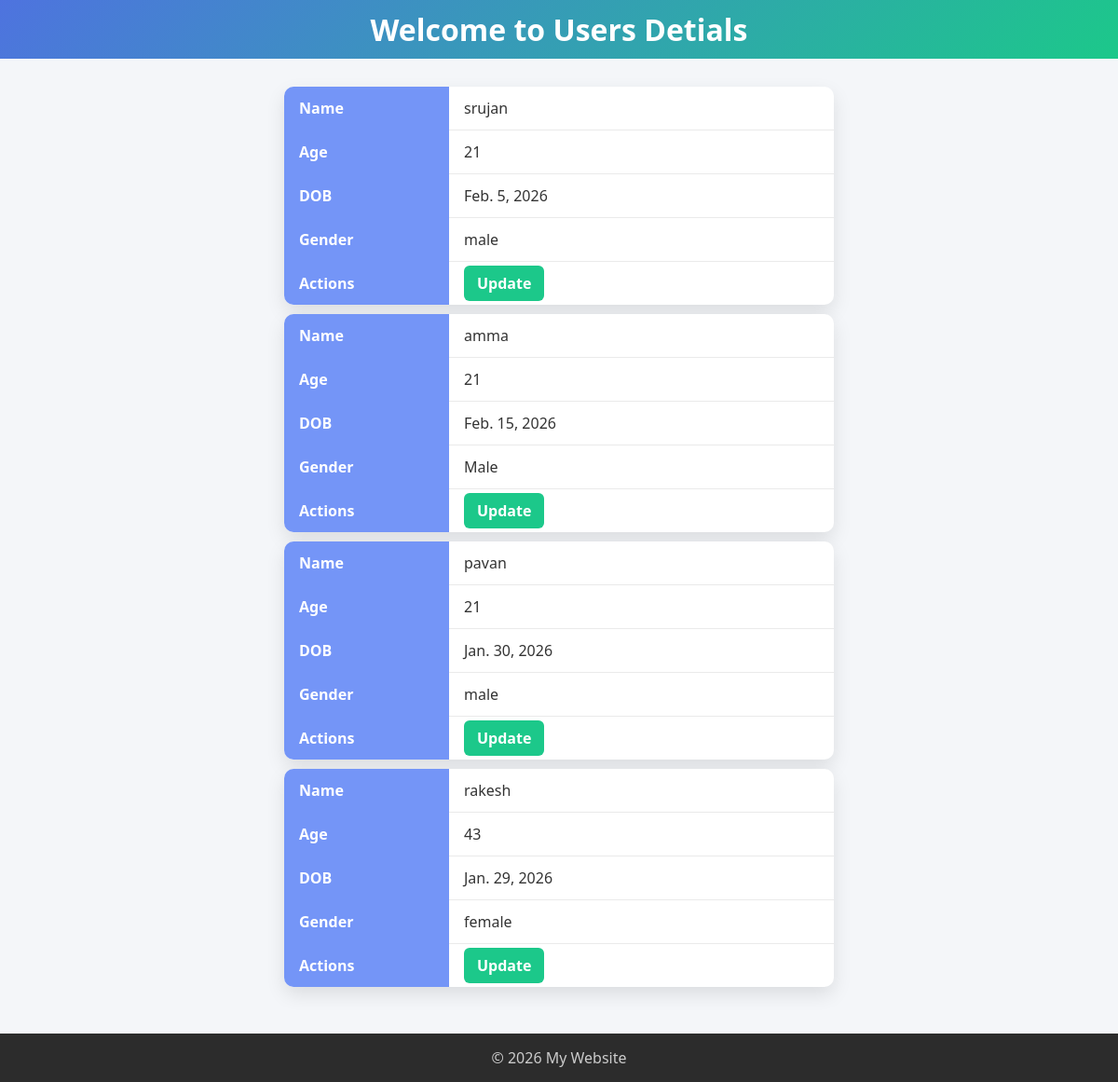
The app's page /karthik/app2/Teachers.html, older data.
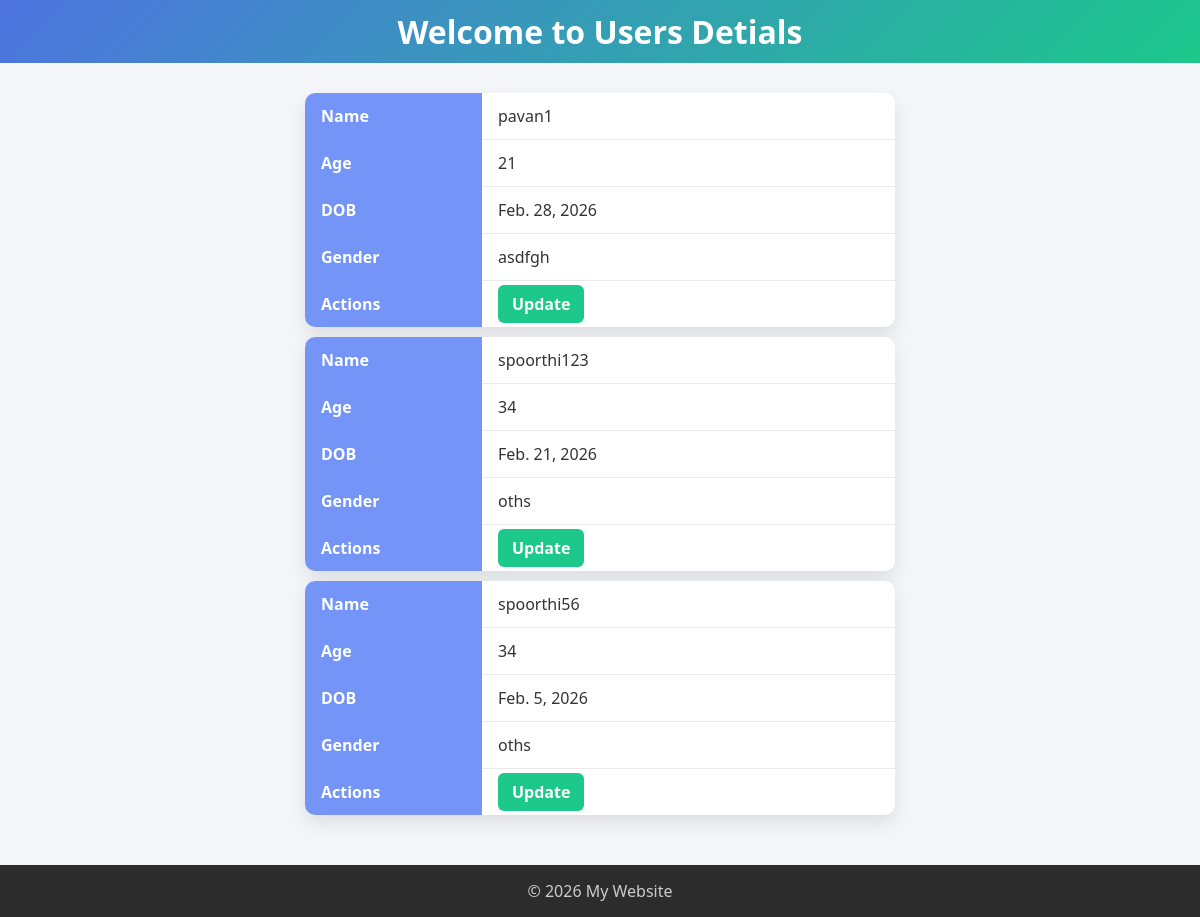
The same page, newer data.
### app1/models.py (models this page shows, shortened)
class Teachers(models.Model):
    name = models.CharField(max_length=100)
    age = models.IntegerField(null=True,blank=True)
    Password = models.CharField(null=True,blank=True)
    Address = models.CharField(null=True,blank=True)
    DOB = models.DateField(null=True,blank=True)
    Gender = models.CharField(null=True,blank=True)

### app1/views.py (the view)
# urls.py: path('app2/Teachers.html', app1,name='app1'),
def app1(request):
 teachers = Teachers.objects.all()
 return render(request,'Teachers.html',{'teachers':teachers})

### templates/Teachers.html (shortened to what this page needs)
{% load static %}
<!DOCTYPE html>
<html lang="en">
<head>
 <link rel="stylesheet" href="{% static 'teachers.css' %}">
</head>
<body>
    <header>
        <h1>Welcome to Users Detials</h1>
    </header>
    <main>
        <section>
            {% for teacher in teachers %}
            <table>
                <tr>
                    <th>Name</th>
                    <td>{{ teacher.name }}</td>
                </tr>
                <tr>
                    <th>Age</th>
                    <td>{{ teacher.age }}</td>
                </tr>
                <tr>
                    <th>DOB</th>
                    <td>{{ teacher.DOB }}</td>
                </tr>
                <tr>
                    <th>Gender</th>
                    <td>{{ teacher.Gender }}</td>
                </tr>
                <tr>
                    <th>Actions</th>
                    <td><a href="{% url 'update' teacher.id %}">Update</a></td>
                </tr>
            </table>
            {% endfor %}
        </section>
    </main>
    <footer>
        <p>© 2026 My Website</p>
    </footer>
</body>
</html>

### static/teachers.css (style rules this page uses)
* { margin: 0; padding: 0; box-sizing: border-box; font-family: "Segoe UI", Tahoma, Geneva, Verdana, sans-serif; }
body { background: #f4f6f9; color: #333; }
header { background: linear-gradient(135deg, #4e73df, #1cc88a); color: white; padding: 10px; text-align: center; }
main { padding: 20px 10px; }
table { width: 50%; margin: 10px auto; border-collapse: collapse; background: #ffffff; box-shadow: 0 8px 20px rgba(0, 0, 0, 0.1); border-radius: 10px; overflow: hidden; }
th { background: #7495f7; color: #fff; text-align: left; padding: 12px 16px; width: 30%; }
td { padding: 12px 16px; border-bottom: 1px solid #eaeaea; }
tr:last-child td { border-bottom: none; }
a { text-decoration: none; background: #1cc88a; color: white; padding: 8px 14px; border-radius: 6px; font-weight: 600; transition: 0.3s ease; }
footer { margin-top: 20px; background: #2c2c2c; color: #ccc; text-align: center; padding: 15px; }

Row changes from the older to the newer data that the page shows:
removed Teachers: name "srujan", age "21", DOB "Feb. 5, 2026", Gender "male"
removed Teachers: name "amma", age "21", DOB "Feb. 15, 2026", Gender "Male"
removed Teachers: name "pavan", age "21", DOB "Jan. 30, 2026", Gender "male"
removed Teachers: name "rakesh", age "43", DOB "Jan. 29, 2026", Gender "female"
added Teachers: name "pavan1", age "21", DOB "Feb. 28, 2026", Gender "asdfgh"
added Teachers: name "spoorthi123", age "34", DOB "Feb. 21, 2026", Gender "oths"
added Teachers: name "spoorthi56", age "34", DOB "Feb. 5, 2026", Gender "oths"
